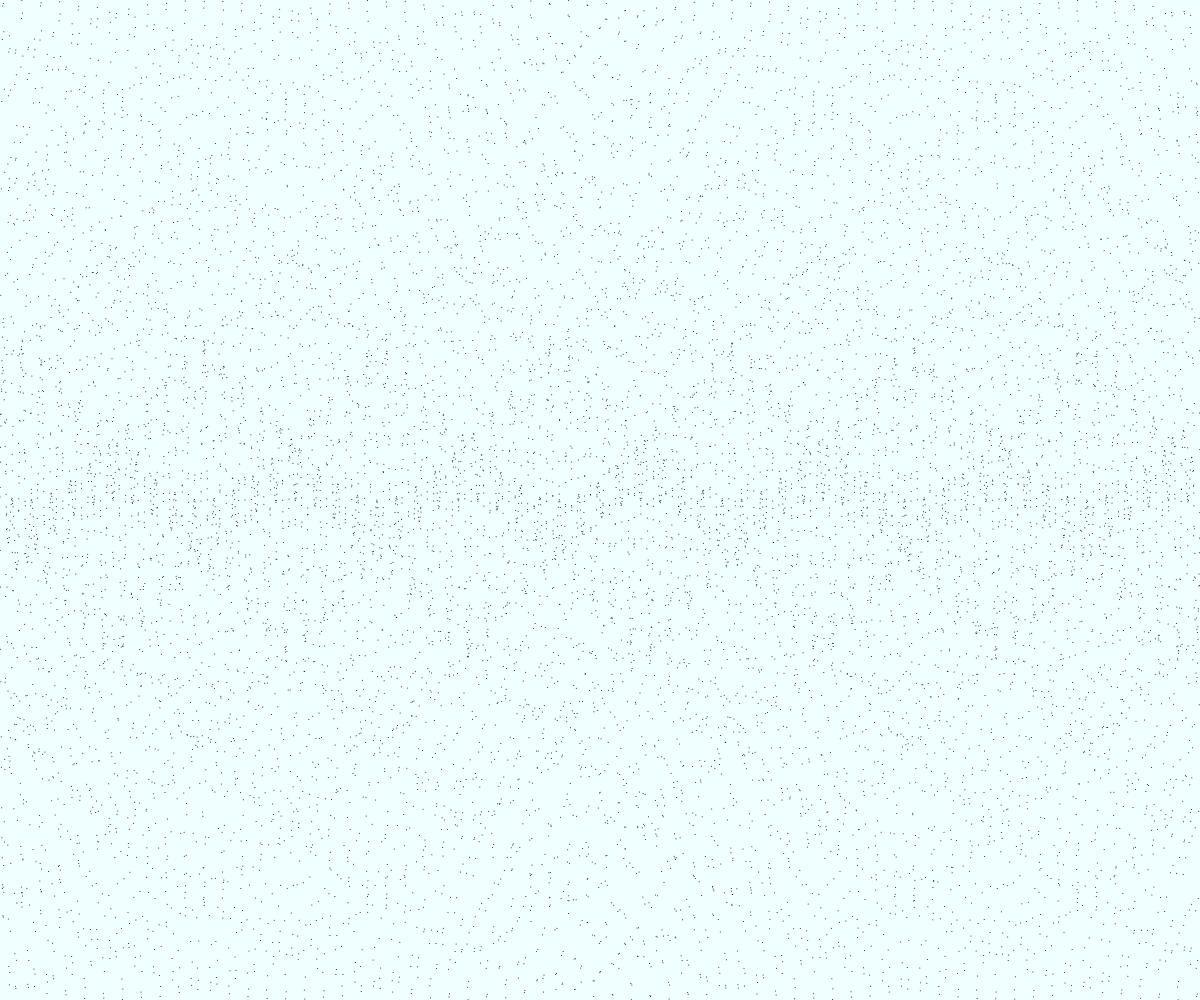
Frame 1 (no input)
Frame 60 (no input): identical to frame 1, image omitted
Frame 120 (the mouse pressed at the canvas centre since frame 60): identical to frame 1, image omitted

The p5.js sketch that drew this single still picture (run headless with seeded random() and noise() and a simulated clock; from frame 60 on, the mouse is pressed at the canvas centre):

// p5.js sketch
// ── sketch.js
function setup() {

  createCanvas(window.innerWidth, window.innerHeight);
}

function draw() {

  background(240, 255, 255);

  for(let t = 0; t < width; t += 0.1){

    let x1 = t - width / 2;
    let y1 = height / 4 * sin(x1 * 100);

    let y2 = height / 4 * sin(x1 * 101);

    let y3 = y1 + y2;

    // plotGraph(x1, y1);
    // plotGraph(x1, y2);
    plotGraph(x1, y3);
  }
}

function plotGraph(x, y){
  point(plotedX(x), plotedY(y));
}

function lineGraph(x1, y1, x2, y2){
  line(plotedX(x1), plotedY(y1), plotedX(x2), plotedY(y2));
}

function plotedX(x){

  return x + width / 2;
}

function plotedY(y){

  return (-y) + height / 2;
}

function wavePosition(t, w, l, d){

  return exp(-d * t) * sin(t * w + l);
}

function switchLinePlot() {
  lineFlg = !lineFlg;
}
